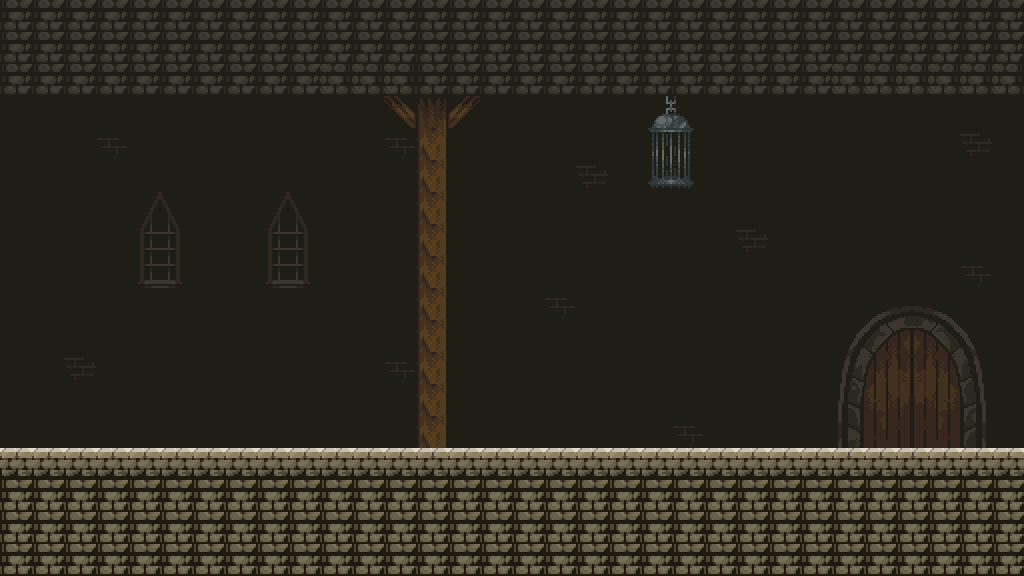

The image is a tile-based game level rendered from a .tmx file. Its description and complete source (layers, tilesets, objects, tile grids) follow:
An orthogonal 32x18 tile map with 32x32 px tiles, 3 tile layers (Background, Main Layer, Foreground).

<map version="1.2" tiledversion="1.2.1" orientation="orthogonal" renderorder="right-down" width="32" height="18" tilewidth="32" tileheight="32" infinite="0" nextlayerid="4" nextobjectid="1">
 <tileset firstgid="1" source="../../dungeon32x32.tsx" />
 <layer id="1" name="Background" width="32" height="18">
  <data encoding="csv">
57,57,57,57,57,57,57,57,57,57,57,57,57,57,57,57,57,57,57,57,57,57,57,57,57,57,57,57,57,57,57,57,
57,57,57,57,57,57,57,57,57,57,57,57,57,57,57,57,57,57,57,57,57,57,57,57,57,57,57,57,57,57,57,57,
57,57,57,57,57,57,57,57,57,57,57,57,57,57,57,57,57,57,57,57,57,57,57,57,57,57,57,57,57,57,57,57,
57,57,57,57,57,57,57,57,57,57,57,57,57,57,57,57,57,57,57,57,57,57,57,57,57,57,57,57,57,57,57,57,
57,57,57,203,57,57,57,57,57,57,57,57,203,57,57,57,57,57,57,57,57,57,57,57,57,57,57,57,57,57,201,57,
57,57,57,57,57,57,57,57,57,57,57,57,57,57,57,57,57,57,201,57,57,57,57,57,57,57,57,57,57,57,57,57,
57,57,57,57,150,151,57,57,150,151,57,57,57,57,57,57,57,57,57,57,57,57,57,57,57,57,57,57,57,57,57,57,
57,57,57,57,174,175,57,57,174,175,57,57,57,57,57,57,57,57,57,57,57,57,57,201,57,57,57,57,57,57,57,57,
57,57,57,57,198,199,57,57,198,199,57,57,57,57,57,57,57,57,57,57,57,57,57,57,57,57,57,57,57,57,203,57,
57,57,57,57,57,57,57,57,57,57,57,57,57,57,57,57,57,203,57,57,57,57,57,57,57,57,109,110,111,112,113,57,
57,57,57,57,57,57,57,57,57,57,57,57,57,57,57,57,57,57,57,57,57,57,57,57,57,57,133,134,135,136,137,57,
57,57,201,57,57,57,57,57,57,57,57,57,203,57,57,57,57,57,57,57,57,57,57,57,57,57,157,158,159,160,161,57,
57,57,57,57,57,57,57,57,57,57,57,57,57,57,57,57,57,57,57,57,57,57,57,57,57,57,181,182,183,184,185,57,
57,57,56,57,57,57,57,57,57,57,57,57,57,57,57,57,57,57,57,57,57,203,57,57,57,57,205,206,207,208,209,57,
52,52,52,52,52,52,52,52,52,52,52,52,52,52,52,52,52,52,52,52,52,52,52,52,52,52,52,52,52,52,52,52,
52,52,52,52,52,52,52,52,52,52,52,52,52,52,52,52,52,52,52,52,52,52,52,52,52,52,52,52,52,52,52,52,
52,52,52,52,52,52,52,52,52,52,52,52,52,52,52,52,52,52,52,52,52,52,52,52,52,52,52,52,52,52,52,52,
52,52,52,52,52,52,52,52,52,52,52,52,52,52,52,52,52,52,52,52,52,52,52,52,52,52,52,52,52,52,52,52
</data>
 </layer>
 <layer id="2" name="Main Layer" width="32" height="18">
  <data encoding="csv">
59,59,59,59,59,59,59,59,59,59,59,59,59,59,59,59,59,59,59,59,59,59,59,59,59,59,59,59,59,59,59,59,
59,59,59,59,59,59,59,59,59,59,59,59,59,59,59,59,59,59,59,59,59,59,59,59,59,59,59,59,59,59,59,59,
59,59,59,59,59,59,59,59,59,59,55,55,55,59,59,59,59,59,59,59,59,59,59,59,59,59,55,55,55,55,55,55,
0,0,0,0,0,0,0,0,0,0,0,0,0,0,0,0,0,0,0,0,0,0,0,0,0,0,0,0,0,0,0,0,
0,0,0,0,0,0,0,0,0,0,0,0,0,0,0,0,0,0,0,0,0,0,0,0,0,0,0,0,0,0,0,0,
0,0,0,0,0,0,0,0,0,0,0,0,0,0,0,0,0,0,0,0,0,0,0,0,0,0,0,0,0,0,0,0,
0,0,0,0,0,0,0,0,0,0,0,0,0,0,0,0,0,0,0,0,0,0,0,0,0,0,0,0,0,0,0,0,
0,0,0,0,0,0,0,0,0,0,0,0,0,0,0,0,0,0,0,0,0,0,0,0,0,0,0,0,0,0,0,0,
0,0,0,0,0,0,0,0,0,0,0,0,0,0,0,0,0,0,0,0,0,0,0,0,0,0,0,0,0,0,0,0,
0,0,0,0,0,0,0,0,0,0,0,0,0,0,0,0,0,0,0,0,0,0,0,0,0,0,0,0,0,0,0,0,
0,0,0,0,0,0,0,0,0,0,0,0,0,0,0,0,0,0,0,0,0,0,0,0,0,0,0,0,0,0,0,0,
0,0,0,0,0,0,0,0,0,0,0,0,0,0,0,0,0,0,0,0,0,0,0,0,0,0,0,0,0,0,0,0,
0,0,0,0,0,0,0,0,0,0,0,0,0,0,0,0,0,0,0,0,0,0,0,0,0,0,0,0,0,0,0,0,
0,0,0,0,0,0,0,0,0,0,0,0,0,0,0,0,0,0,0,0,0,0,0,0,0,0,0,0,0,0,0,0,
3,3,3,3,3,3,3,3,3,3,3,3,3,3,3,3,3,3,3,3,3,3,3,3,3,3,3,3,3,3,3,3,
100,100,100,100,100,100,100,100,100,100,100,100,100,100,100,100,100,100,100,100,100,100,100,100,100,100,100,100,100,100,100,100,
100,100,100,100,100,100,100,100,100,100,100,100,100,100,100,100,100,100,100,100,100,100,100,100,100,100,100,100,100,100,100,100,
100,100,100,100,100,100,100,100,100,100,100,100,100,100,100,100,100,100,100,100,100,100,100,100,100,100,100,100,100,100,100,100
</data>
 </layer>
 <layer id="3" name="Foreground" width="32" height="18">
  <data encoding="csv">
0,0,0,0,0,0,0,0,0,0,0,0,0,0,0,0,0,0,0,0,0,0,0,0,0,0,0,0,0,0,0,0,
0,0,0,0,0,0,0,0,0,0,0,0,0,0,0,0,0,0,0,0,0,0,0,0,0,0,0,0,0,0,0,0,
0,0,0,0,0,0,0,0,0,0,0,0,0,0,0,0,0,0,0,0,0,0,0,0,0,0,0,0,0,0,0,0,
0,0,0,0,0,0,0,0,0,0,0,0,18,19,20,0,0,0,0,0,148,149,0,0,0,0,0,0,0,0,0,0,
0,0,0,0,0,0,0,0,0,0,0,0,0,43,0,0,0,0,0,0,172,173,0,0,0,0,0,0,0,0,0,0,
0,0,0,0,0,0,0,0,0,0,0,0,0,43,0,0,0,0,0,0,196,197,0,0,0,0,0,0,0,0,0,0,
0,0,0,0,0,0,0,0,0,0,0,0,0,43,0,0,0,0,0,0,0,0,0,0,0,0,0,0,0,0,0,0,
0,0,0,0,0,0,0,0,0,0,0,0,0,43,0,0,0,0,0,0,0,0,0,0,0,0,0,0,0,0,0,0,
0,0,0,0,0,0,0,0,0,0,0,0,0,43,0,0,0,0,0,0,0,0,0,0,0,0,0,0,0,0,0,0,
0,0,0,0,0,0,0,0,0,0,0,0,0,43,0,0,0,0,0,0,0,0,0,0,0,0,0,0,0,0,0,0,
0,0,0,0,0,0,0,0,0,0,0,0,0,43,0,0,0,0,0,0,0,0,0,0,0,0,0,0,0,0,0,0,
0,0,0,0,0,0,0,0,0,0,0,0,0,43,0,0,0,0,0,0,0,0,0,0,0,0,0,0,0,0,0,0,
0,0,0,0,0,0,0,0,0,0,0,0,0,43,0,0,0,0,0,0,0,0,0,0,0,0,0,0,0,0,0,0,
0,0,0,0,0,0,0,0,0,0,0,0,0,43,0,0,0,0,0,0,0,0,0,0,0,0,0,0,0,0,0,0,
0,0,0,0,0,0,0,0,0,0,0,0,0,0,0,0,0,0,0,0,0,0,0,0,0,0,0,0,0,0,0,0,
0,0,0,0,0,0,0,0,0,0,0,0,0,0,0,0,0,0,0,0,0,0,0,0,0,0,0,0,0,0,0,0,
0,0,0,0,0,0,0,0,0,0,0,0,0,0,0,0,0,0,0,0,0,0,0,0,0,0,0,0,0,0,0,0,
0,0,0,0,0,0,0,0,0,0,0,0,0,0,0,0,0,0,0,0,0,0,0,0,0,0,0,0,0,0,0,0
</data>
 </layer>
</map>